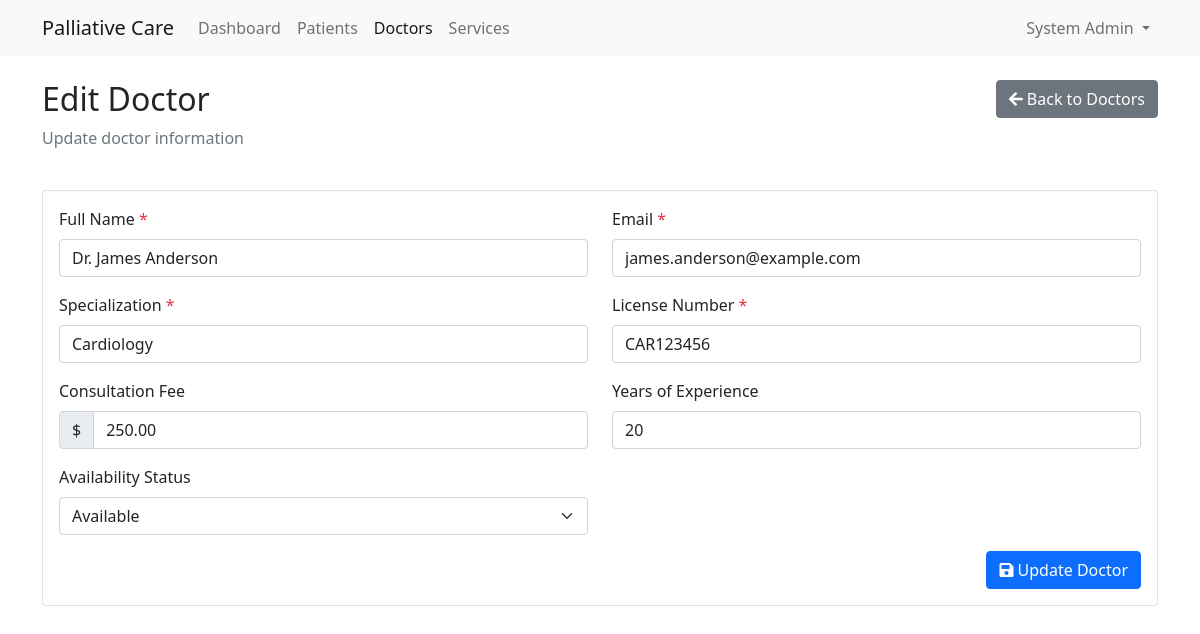
Page /index.php?module=admin&action=edit_doctor&id=3 (signed in) on the committed database.
### tables this page shows
CREATE TABLE IF NOT EXISTS `doctors` (
  `id` int NOT NULL AUTO_INCREMENT,
  `user_id` int NOT NULL,
  `name` varchar(255) NOT NULL,
  `email` varchar(255) NOT NULL,
  `phone` varchar(20) DEFAULT NULL,
  `specialization` varchar(255) DEFAULT NULL,
  `qualification` varchar(255) DEFAULT NULL,
  `experience_years` int DEFAULT NULL,
  `license_number` varchar(50) DEFAULT NULL,
  `availability_status` enum('available','unavailable') DEFAULT 'available',
  `consultation_fee` decimal(10,2) DEFAULT NULL,
  `created_at` timestamp NULL DEFAULT CURRENT_TIMESTAMP,
  `updated_at` timestamp NULL DEFAULT CURRENT_TIMESTAMP ON UPDATE CURRENT_TIMESTAMP,
  `profile_image` varchar(255) DEFAULT NULL,
  PRIMARY KEY (`id`),
  UNIQUE KEY `user_id` (`user_id`),
  UNIQUE KEY `email` (`email`),
  UNIQUE KEY `license_number` (`license_number`)
);

### modules/base_controller.php (called while the page is built, shortened)
<?php
class BaseController {
    public function __construct() {
        require_once __DIR__ . '/../classes/Database.php';
        $this->db = Database::getInstance();
    }
    protected function render($view, $data = []) {
        extract($data);
        $view_file = "modules/" . strtolower(str_replace("Controller", "", get_class($this))) . "/views/{$view}.php";
        include $view_file;
    }
}

### modules/admin/controller.php (called while the page is built, shortened)
<?php
require_once __DIR__ . '/../base_controller.php';
class AdminController extends BaseController {
    public function edit_doctor() {
        $id = $_GET['id'] ?? null;
        try {
            $stmt = $this->db->prepare("SELECT * FROM doctors WHERE id = ?");
            $stmt->execute([$id]);
            $doctor = $stmt->fetch(PDO::FETCH_ASSOC);
            $this->render('edit_doctor', ['doctor' => $doctor]);
        } catch (PDOException $e) {
            $_SESSION['error'] = 'Error fetching doctor data: ' . $e->getMessage();
            header('Location: index.php?module=admin&action=doctors');
            exit;
        }
    }
}
?>

### classes/Database.php (called while the page is built, shortened)
<?php
class Database {
    private static $instance = null;
    private function __construct() {
        try {
            $dsn = "mysql:host=" . DB_HOST . ";dbname=" . DB_NAME . ";charset=utf8mb4";
            $options = [
                PDO::ATTR_ERRMODE => PDO::ERRMODE_EXCEPTION,
                PDO::ATTR_DEFAULT_FETCH_MODE => PDO::FETCH_ASSOC,
                PDO::ATTR_EMULATE_PREPARES => false,
                PDO::MYSQL_ATTR_INIT_COMMAND => "SET NAMES utf8mb4 COLLATE utf8mb4_unicode_ci"
            ];
            $this->connection = new PDO($dsn, DB_USER, DB_PASS, $options);
        } catch (PDOException $e) {
            error_log("Database connection error: " . $e->getMessage());
            throw new Exception("Could not connect to the database. Please try again later.");
        }
    }
    public static function getInstance() {
        if (self::$instance === null) {
            self::$instance = new self();
        }
        return self::$instance->connection;
    }
}

### modules/admin/views/edit_doctor.php (the view, shortened to what this page needs)
<?php
$page_title = 'Edit Doctor';
?>
<!DOCTYPE html>
<html lang="en">
<head>
    <link href="https://cdn.jsdelivr.net/npm/bootstrap@5.1.3/dist/css/bootstrap.min.css" rel="stylesheet">
    <link href="https://cdnjs.cloudflare.com/ajax/libs/font-awesome/5.15.4/css/all.min.css" rel="stylesheet">
</head>
<body>
    <nav class="navbar navbar-expand-lg navbar-light bg-light">
        <div class="container">
            <a class="navbar-brand" href="index.php">Palliative Care</a>
            <div class="collapse navbar-collapse" id="navbarNav">
                <?php if (isset($_SESSION['user_id'])): ?>
                    <ul class="navbar-nav me-auto">
                        <li class="nav-item">
                            <a class="nav-link" href="index.php?module=admin&action=dashboard">Dashboard</a>
                        </li>
                        <li class="nav-item">
                            <a class="nav-link" href="index.php?module=admin&action=patients">Patients</a>
                        </li>
                        <li class="nav-item">
                            <a class="nav-link active" href="index.php?module=admin&action=doctors">Doctors</a>
                        </li>
                        <li class="nav-item">
                            <a class="nav-link" href="index.php?module=admin&action=services">Services</a>
                        </li>
                    </ul>
                    <ul class="navbar-nav">
                        <li class="nav-item dropdown">
                            <a class="nav-link dropdown-toggle" href="#" id="navbarDropdown" role="button" data-bs-toggle="dropdown">
                                <?php echo htmlspecialchars($_SESSION['name']); ?>
                            </a>
                        </li>
                    </ul>
                <?php endif; ?>
            </div>
        </div>
    </nav>
    <div class="container mt-4">
        <div class="row mb-4">
            <div class="col-md-8">
                <h2><?php echo htmlspecialchars($page_title); ?></h2>
                <p class="text-muted">Update doctor information</p>
            </div>
            <div class="col-md-4 text-end">
                <a href="index.php?module=admin&action=doctors" class="btn btn-secondary">
                    <i class="fas fa-arrow-left"></i> Back to Doctors
                </a>
            </div>
        </div>
        <div class="card">
            <div class="card-body">
                <form action="index.php?module=admin&action=process_edit_doctor" method="POST" class="needs-validation" novalidate>
                    <div class="row">
                        <div class="col-md-6 mb-3">
                            <label for="name" class="form-label">Full Name <span class="text-danger">*</span></label>
                            <input type="text" class="form-control" id="name" name="name"
                                   value="<?php echo htmlspecialchars($doctor['name']); ?>" required>
                        </div>
                        <div class="col-md-6 mb-3">
                            <label for="email" class="form-label">Email <span class="text-danger">*</span></label>
                            <input type="email" class="form-control" id="email" name="email"
                                   value="<?php echo htmlspecialchars($doctor['email']); ?>" required>
                        </div>
                    </div>
                    <div class="row">
                        <div class="col-md-6 mb-3">
                            <label for="specialization" class="form-label">Specialization <span class="text-danger">*</span></label>
                            <input type="text" class="form-control" id="specialization" name="specialization"
                                   value="<?php echo htmlspecialchars($doctor['specialization'] ?? ''); ?>" required>
                        </div>
                        <div class="col-md-6 mb-3">
                            <label for="license_number" class="form-label">License Number <span class="text-danger">*</span></label>
                            <input type="text" class="form-control" id="license_number" name="license_number"
                                   value="<?php echo htmlspecialchars($doctor['license_number'] ?? ''); ?>" required>
                        </div>
                    </div>
                    <div class="row">
                        <div class="col-md-6 mb-3">
                            <label for="consultation_fee" class="form-label">Consultation Fee</label>
                            <div class="input-group">
                                <span class="input-group-text">$</span>
                                <input type="number" class="form-control" id="consultation_fee" name="consultation_fee"
                                       min="0" step="0.01" value="<?php echo htmlspecialchars($doctor['consultation_fee'] ?? '0.00'); ?>" required>
                            </div>
                        </div>
                        <div class="col-md-6 mb-3">
                            <label for="experience_years" class="form-label">Years of Experience</label>
                            <input type="number" class="form-control" id="experience_years" name="experience_years" min="0"
                                   value="<?php echo htmlspecialchars($doctor['experience_years'] ?? '0'); ?>">
                        </div>
                    </div>
                    <div class="row">
                        <div class="col-md-6 mb-3">
                            <label for="availability_status" class="form-label">Availability Status</label>
                            <select class="form-select" id="availability_status" name="availability_status">
                                <option value="available" <?php echo (($doctor['availability_status'] ?? '') === 'available') ? 'selected' : ''; ?>>Available</option>
                            </select>
                        </div>
                    </div>
                    <div class="text-end">
                        <button type="submit" class="btn btn-primary">
                            <i class="fas fa-save"></i> Update Doctor
                        </button>
                    </div>
                </form>
            </div>
        </div>
    </div>
</body>
</html>

### rows in the picture
doctors: name "Dr. James Anderson", email "james.anderson@example.com", specialization "Cardiology", license_number "CAR123456", consultation_fee "250.00", experience_years "20", availability_status "Available"

### other values in the picture
$_SESSION['name'] "System Admin"
$page_title "Edit Doctor"
